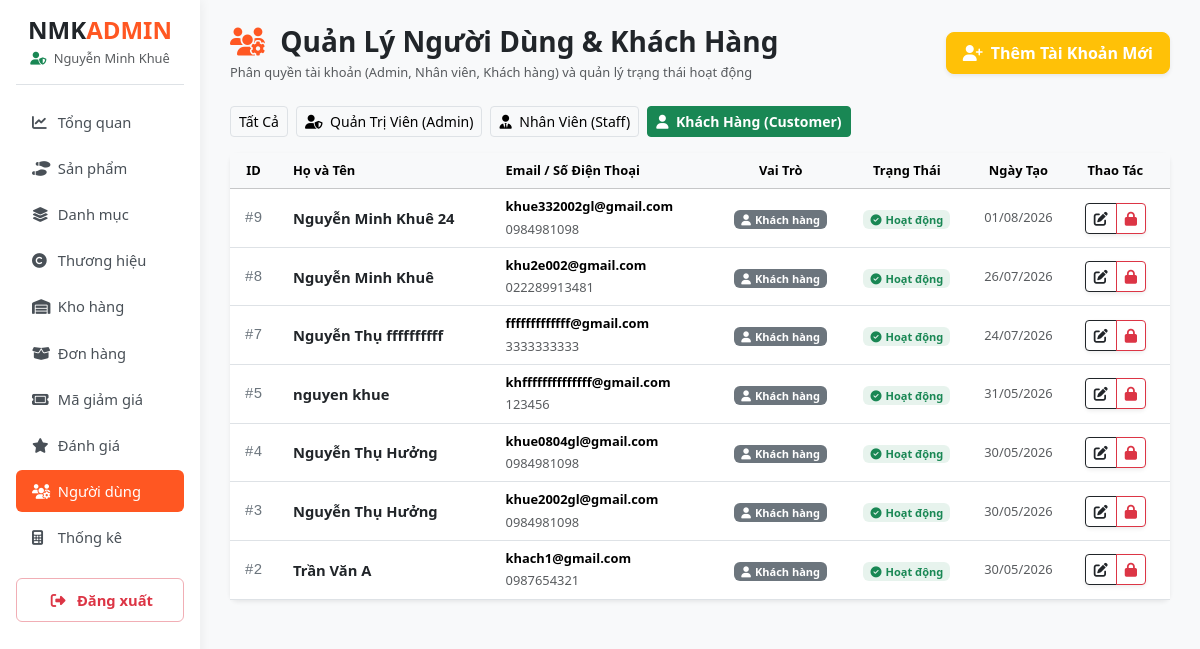
Page /admin/modules/nguoi-dung/index-nguoidung.php?role=customer (signed in) on the committed database.
### tables this page shows
CREATE TABLE `users` (
  `id` int(11) NOT NULL,
  `username` varchar(50) NOT NULL,
  `password` varchar(255) NOT NULL,
  `fullname` varchar(100) NOT NULL,
  `email` varchar(100) NOT NULL,
  `phone` varchar(15) DEFAULT NULL,
  `address` text DEFAULT NULL,
  `role` enum('admin','staff','customer') DEFAULT 'customer',
  `status` tinyint(1) NOT NULL DEFAULT 1,
  `created_at` timestamp NOT NULL DEFAULT current_timestamp(),
  `updated_at` timestamp NOT NULL DEFAULT current_timestamp() ON UPDATE current_timestamp()
);

### config.php (called while the page is built, shortened)
<?php
function sanitize($data) {
    return htmlspecialchars(trim((string)$data), ENT_QUOTES, 'UTF-8');
}

### admin/modules/nguoi-dung/index-nguoidung.php (the view, shortened to what this page needs)
<?php
require_once __DIR__ . '/../../../config.php';
require_once __DIR__ . '/../../includes/header.php';
require_once __DIR__ . '/../../includes/sidebar.php';
$role_filter = isset($_GET['role']) ? sanitize($_GET['role']) : 'all';
$sql = "SELECT * FROM users WHERE 1=1";
$params = [];
if (in_array($role_filter, ['admin', 'staff', 'customer'])) {
    $sql .= " AND role = ?";
    $params[] = $role_filter;
}
$sql .= " ORDER BY id DESC";
$stmt = $pdo->prepare($sql);
$stmt->execute($params);
$users = $stmt->fetchAll();
?>
<div class="d-flex justify-content-between align-items-center mb-4">
    <div>
        <h3 class="fw-bold m-0 text-dark">
            <i class="fa-solid fa-users-gear brand-orange me-2"></i> Quản Lý Người Dùng & Khách Hàng
        </h3>
        <p class="text-muted small m-0 mt-1">Phân quyền tài khoản (Admin, Nhân viên, Khách hàng) và quản lý trạng thái hoạt động</p>
    </div>
    <a href="<?= BASE_URL ?>admin/modules/nguoi-dung/add-nguoidung.php" class="btn btn-warning text-white fw-bold px-3 py-2 rounded-3 shadow-sm">
        <i class="fa-solid fa-user-plus me-1"></i> Thêm Tài Khoản Mới
    </a>
</div>
<div class="mb-3 d-flex gap-2">
    <a href="<?= BASE_URL ?>admin/modules/nguoi-dung/index-nguoidung.php?role=all"
       class="btn btn-sm <?= $role_filter === 'all' ? 'btn-dark fw-bold' : 'btn-light border' ?>">
        Tất Cả
    </a>
    <a href="<?= BASE_URL ?>admin/modules/nguoi-dung/index-nguoidung.php?role=admin"
       class="btn btn-sm <?= $role_filter === 'admin' ? 'btn-danger fw-bold' : 'btn-light border' ?>">
        <i class="fa-solid fa-user-shield me-1"></i> Quản Trị Viên (Admin)
    </a>
    <a href="<?= BASE_URL ?>admin/modules/nguoi-dung/index-nguoidung.php?role=staff"
       class="btn btn-sm <?= $role_filter === 'staff' ? 'btn-primary fw-bold' : 'btn-light border' ?>">
        <i class="fa-solid fa-user-tie me-1"></i> Nhân Viên (Staff)
    </a>
    <a href="<?= BASE_URL ?>admin/modules/nguoi-dung/index-nguoidung.php?role=customer"
       class="btn btn-sm <?= $role_filter === 'customer' ? 'btn-success fw-bold' : 'btn-light border' ?>">
        <i class="fa-solid fa-user me-1"></i> Khách Hàng (Customer)
    </a>
</div>
<div class="card border-0 shadow-sm rounded-3 bg-white">
    <div class="card-body p-0">
        <?php if (empty($users)): ?>
            <div class="p-5 text-center text-muted">
                <i class="fa-solid fa-user-slash fs-1 mb-2 d-block"></i>
                Không tìm thấy tài khoản người dùng nào.
            </div>
        <?php else: ?>
            <div class="table-responsive">
                <table class="table table-hover align-middle mb-0 text-center">
                    <thead class="table-light text-secondary small fw-bold">
                        <tr>
                            <th style="width: 5%;">ID</th>
                            <th class="text-start ps-3">Họ và Tên</th>
                            <th class="text-start">Email / Số Điện Thoại</th>
                            <th>Vai Trò</th>
                            <th>Trạng Thái</th>
                            <th>Ngày Tạo</th>
                            <th class="pe-3">Thao Tác</th>
                        </tr>
                    </thead>
                    <tbody>
                        <?php foreach ($users as $row):
                            $status = $row['status'] ?? 1;
                        ?>
                            <tr>
                                <td class="font-monospace text-secondary">#<?= $row['id'] ?></td>
                                <td class="text-start ps-3 fw-bold text-dark">
                                    <?= sanitize($row['fullname']) ?>
                                </td>
                                <td class="text-start">
                                    <div class="small fw-semibold"><?= sanitize($row['email']) ?></div>
                                    <small class="text-muted"><?= !empty($row['phone']) ? sanitize($row['phone']) : 'Chưa cập nhật SĐT' ?></small>
                                </td>
                                <td>
                                    <?php if ($row['role'] === 'admin'): ?>
                                        <span class="badge bg-danger px-2.5 py-1.5"><i class="fa-solid fa-user-shield me-1"></i>Admin</span>
                                    <?php elseif ($row['role'] === 'staff'): ?>
                                        <span class="badge bg-primary px-2.5 py-1.5"><i class="fa-solid fa-user-tie me-1"></i>Nhân viên</span>
                                    <?php else: ?>
                                        <span class="badge bg-secondary px-2.5 py-1.5"><i class="fa-solid fa-user me-1"></i>Khách hàng</span>
                                    <?php endif; ?>
                                </td>
                                <td>
                                    <?php if ($status == 1): ?>
                                        <span class="badge bg-success bg-opacity-10 text-success px-2.5 py-1.5 fw-bold">
                                            <i class="fa-solid fa-circle-check me-1"></i>Hoạt động
                                        </span>
                                    <?php else: ?>
                                        <span class="badge bg-danger bg-opacity-10 text-danger px-2.5 py-1.5 fw-bold">
                                            <i class="fa-solid fa-lock me-1"></i>Bị khóa
                                        </span>
                                    <?php endif; ?>
                                </td>
                                <td class="small text-muted"><?= date('d/m/Y', strtotime($row['created_at'])) ?></td>
                                <td class="pe-3">
                                    <div class="btn-group shadow-sm" role="group">
                                        <a href="<?= BASE_URL ?>admin/modules/nguoi-dung/edit-nguoidung.php?id=<?= $row['id'] ?>"
                                           class="btn btn-outline-dark btn-sm fw-bold" title="Chỉnh sửa / Phân quyền">
                                            <i class="fa-solid fa-pen-to-square"></i>
                                        </a>
                                        <?php if ($row['id'] != ($_SESSION['user']['id'] ?? 0)): ?>
                                            <?php if ($status == 1): ?>
                                                <a href="<?= BASE_URL ?>admin/modules/nguoi-dung/index-nguoidung.php?action=toggle_status&id=<?= $row['id'] ?>&status=0"
                                                   class="btn btn-outline-danger btn-sm" title="Khóa tài khoản"
                                                   onclick="return confirm('Bạn có chắc muốn KHÓA tài khoản <?= sanitize($row['fullname']) ?>?')">
                                                    <i class="fa-solid fa-lock"></i>
                                                </a>
                                            <?php endif; ?>
                                        <?php endif; ?>
                                    </div>
                                </td>
                            </tr>
                        <?php endforeach; ?>
                    </tbody>
                </table>
            </div>
        <?php endif; ?>
    </div>
</div>
<?php require_once __DIR__ . '/../../includes/footer.php'; ?>

### assets/css/style.css (style rules this page uses)
body.admin-body { background-color: #f8f9fa; font-family: 'Segoe UI', Roboto, Helvetica, Arial, sans-serif; font-size: 0.92rem; }
.brand-orange { color: #ff5722; }

### rows in the picture
users: id "9", fullname "Nguyễn Minh Khuê 24", email "khue332002gl@gmail.com", phone "0984981098", role "customer" (drawn), status 1 (drawn), created_at "01/08/2026"
users: id "8", fullname "Nguyễn Minh Khuê", email "khu2e002@gmail.com", phone "022289913481", role "customer" (drawn), status 1 (drawn), created_at "26/07/2026"
users: id "7", fullname "Nguyễn Thụ ffffffffff", email "fffffffffffff@gmail.com", phone "3333333333", role "customer" (drawn), status 1 (drawn), created_at "24/07/2026"
users: id "5", fullname "nguyen khue", email "khffffffffffffff@gmail.com", phone "123456", role "customer" (drawn), status 1 (drawn), created_at "31/05/2026"
users: id "4", fullname "Nguyễn Thụ Hưởng", email "khue0804gl@gmail.com", phone "0984981098", role "customer" (drawn), status 1 (drawn), created_at "30/05/2026"
users: id "3", fullname "Nguyễn Thụ Hưởng", email "khue2002gl@gmail.com", phone "0984981098", role "customer" (drawn), status 1 (drawn), created_at "30/05/2026"
users: id "2", fullname "Trần Văn A", email "khach1@gmail.com", phone "0987654321", role "customer" (drawn), status 1 (drawn), created_at "30/05/2026"

### other values in the picture
$_SESSION['user']['fullname'] "Nguyễn Minh Khuê"
